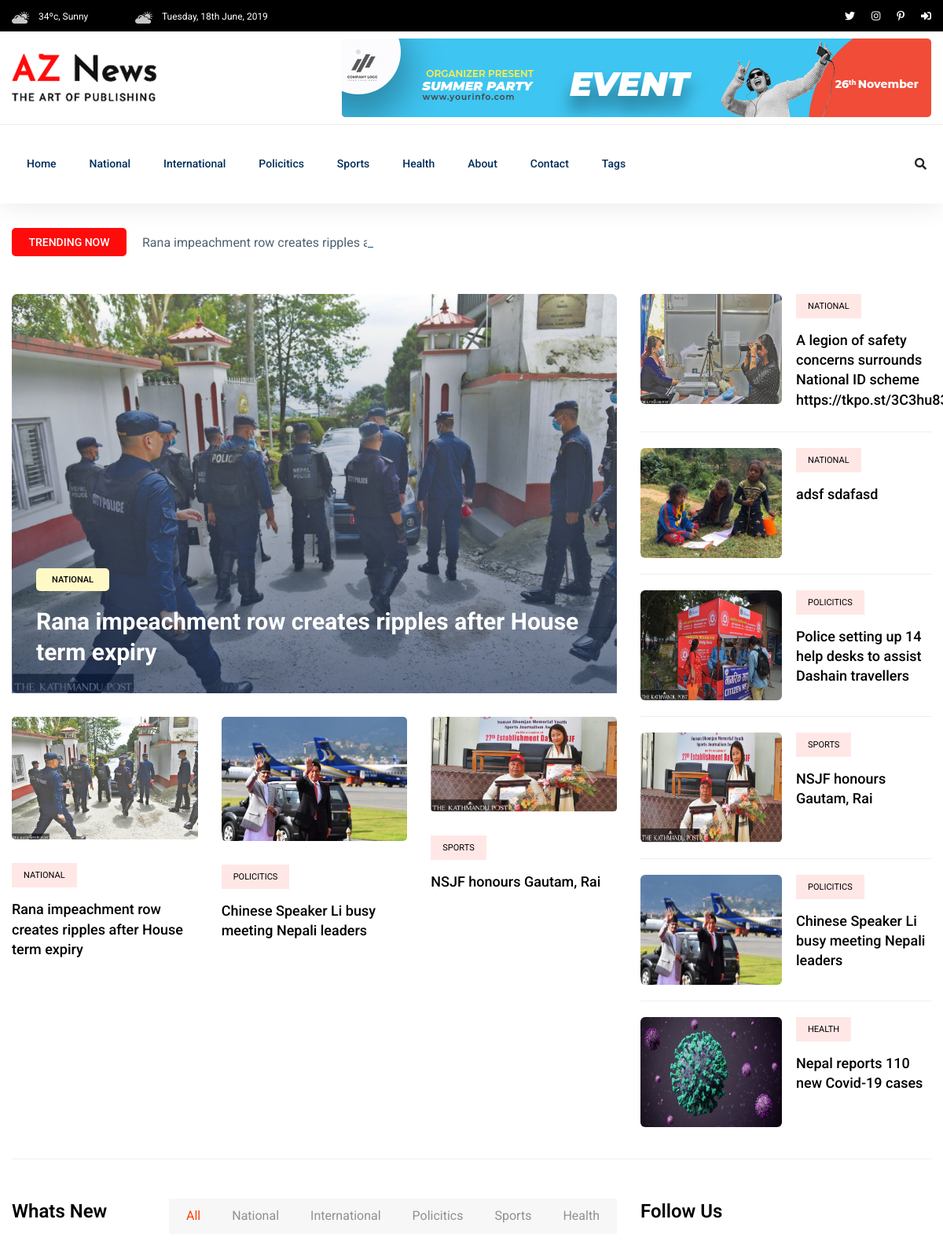
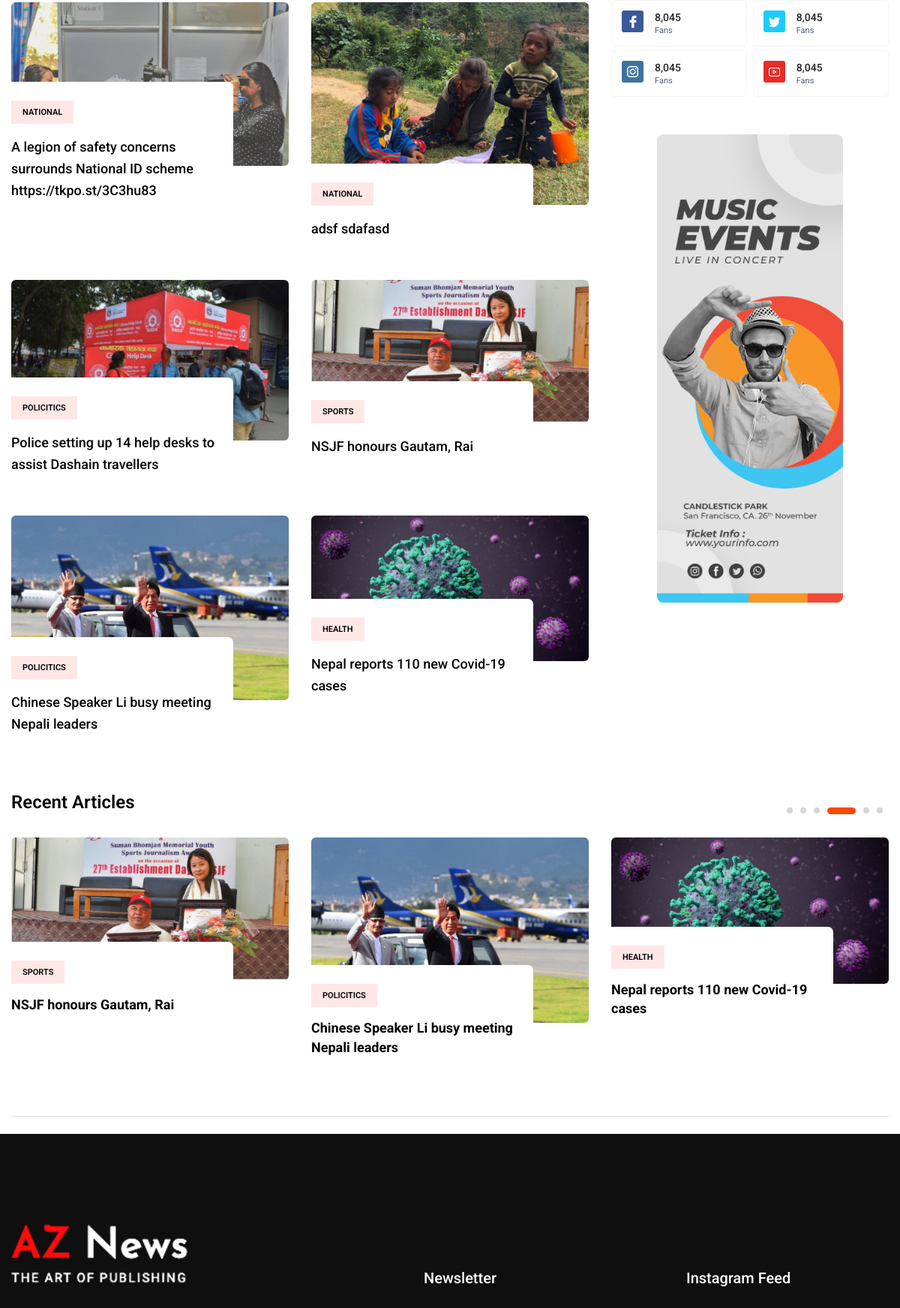
The page / (upper part) on the database its author committed (2 pictures, top to bottom).
### personal_blog/models.py (models this page shows, shortened)
class TimeStampModel(models.Model):
    created_at = models.DateTimeField(auto_now_add=True)
    updated_at = models.DateTimeField(auto_now=True)
    class Meta:
        abstract = True  # does not create table for TimeStampModel

class Category(TimeStampModel):
    name = models.CharField(max_length=30)
    def __str__(self):
        return self.name
    class Meta:
        verbose_name = "Category"
        verbose_name_plural = "Categories"

class Post(TimeStampModel):
    STATUS_CHOICES = [
        ("published", "published"),
        ("unpublished", "unpublished"),
    ]
    title = models.CharField(max_length=256)
    category = models.ForeignKey(
        Category, on_delete=models.CASCADE, blank=False, null=False
    )
    tag = models.ManyToManyField(Tag)
    author = models.ForeignKey("auth.User", on_delete=models.CASCADE)
    featured_image = models.ImageField(upload_to="featured_images/%Y/%m/%d")
    status = models.CharField(
        max_length=15, choices=STATUS_CHOICES, default="unpublished"
    )
    content = models.TextField()
    views_count = models.PositiveIntegerField(default=0)
    published_at = models.DateTimeField(null=True, blank=True)

### personal_blog/views.py (the view)
class HomeView(ListView):
    model = Post
    template_name = "aznews/index.html"
    context_object_name = "posts"
    queryset = Post.objects.filter(status="published").order_by("-published_at")
    paginate_by= PAGINATE_BY
    def get_context_data(self, **kwargs):
        context = super().get_context_data(**kwargs)
        context["top_posts"] = Post.objects.filter(status="published").order_by(
            "-views_count"
        )[:3]
        context["most_viewed"] = (
            Post.objects.filter(status="published").order_by("-views_count").first()
        )
        context["recent_posts"] = Post.objects.filter(status="published").order_by(
            "-published_at"
        )[:6]
        context["weekly_top_posts"] = Post.objects.filter(
            status="published", published_at__gte=one_week_ago
        ).order_by("-views_count")[:6]
        return context

### templates/aznews/index.html
{% extends "aznews/base.html" %}
{% block content %}
  {% include "aznews/main/main.html" %}
{% endblock content %}

### templates/aznews/header/header_bottom.html (shortened to what this page needs)
{% load static %}
<div class="header-bottom header-sticky">
  <div class="container">
    <div class="row align-items-center">
      <div class="col-xl-10 col-lg-10 col-md-12 header-flex">
        <div class="main-menu d-none d-md-block">
          <nav>
            <ul id="navigation">
              <li>
                <a href="/">Home</a>
              </li>
              {% for category in categories  %}
                <li>
                  <a href="{% url 'post-by-category' category.pk %}">{{ category.name }}</a>
                </li>
              {% endfor %}
              <li>
                <a href="{% url 'about' %}">About</a>
              </li>
              <li>
                <a href="{% url 'contact' %}">Contact</a>
              </li>
              <li>
                <a href="#">Tags</a>
              </li>
            </ul>
          </nav>
        </div>
      </div>
      <div class="col-xl-2 col-lg-2 col-md-4">
        <div class="header-right-btn f-right d-none d-lg-block">
          <i class="fas fa-search special-tag"></i>
        </div>
      </div>
      <div class="col-12">
      </div>
    </div>
  </div>
</div>

### templates/aznews/main/trending/trending_title.html
<div class="row">
  <div class="col-lg-12">
    <div class="trending-tittle">
      <strong>Trending now</strong>
      <div class="trending-animated">
        <ul id="js-news" class="js-hidden">
          {% for top_post in top_posts %}
            <li class="news-item">{{ top_post.title }}</li>
          {% endfor %}
        </ul>
      </div>
    </div>
  </div>
</div>

### templates/aznews/main/trending/trending_left.html
<div class="col-lg-8">
  <div class="trending-top mb-30">
    <div class="trend-top-img">
      <img src="{{ most_viewed.featured_image.url }}" alt="">
      <div class="trend-top-cap">
        <span>{{ most_viewed.category.name }}</span>
        <h2>
          <a href="{% url 'post-detail' most_viewed.pk %}">{{ most_viewed.title }}</a>
        </h2>
      </div>
    </div>
  </div>
  <div class="trending-bottom">
    <div class="row">
      {% for top_post in top_posts %}
        <div class="col-lg-4">
          <div class="single-bottom mb-35">
            <div class="trend-bottom-img mb-30">
              <img src="{{ top_post.featured_image.url }}" alt="">
            </div>
            <div class="trend-bottom-cap">
              <span class="color1">{{ top_post.category.name }}</span>
              <h4>
                <a href="{% url 'post-detail' top_post.pk %}">{{ top_post.title }}</a>
              </h4>
            </div>
          </div>
        </div>
      {% endfor %}
    </div>
  </div>
</div>

### templates/aznews/main/trending/trending_right.html
<div class="col-lg-4">
  {% for recent_post in recent_posts %}
    <div class="trand-right-single d-flex">
      <div class="trand-right-img">
        <img src="{{ recent_post.featured_image.url }}"
             alt="{{ recent_post.title }}"
             width="180px"
             height="140px">
      </div>
      <div class="trand-right-cap">
        <span class="color1">{{ recent_post.category.name }}</span>
        <h4>
          <a href="{% url 'post-detail' recent_post.pk %}">{{ recent_post.title }}</a>
        </h4>
      </div>
    </div>
  {% endfor %}
</div>

### templates/aznews/main/whats_new.html (shortened to what this page needs)
{% load static %}
<section class="whats-news-area pt-50 pb-20">
  <div class="container">
    <div class="row">
      <div class="col-lg-8">
        <div class="row d-flex justify-content-between">
          <div class="col-lg-3 col-md-3">
            <div class="section-tittle mb-30">
              <h3>Whats New</h3>
            </div>
          </div>
          <div class="col-lg-9 col-md-9">
            <div class="properties__button">
              <nav>
                <div class="nav nav-tabs" id="nav-tab" role="tablist">
                  <a class="nav-item nav-link active"
                     id="nav-home-tab"
                     data-toggle="tab"
                     href="#nav-home"
                     role="tab"
                     aria-controls="nav-home"
                     aria-selected="true">All</a>
                  {% for category in categories  %}
                    <a class="nav-item nav-link"
                       id="nav-{{ category.name }}-tab"
                       data-toggle="tab"
                       href="#nav-{{ category.name }}"
                       role="tab"
                       aria-controls="nav-{{ category.name }}"
                       aria-selected="false">{{ category.name }}</a>
                  {% endfor %}
                </div>
              </nav>
            </div>
          </div>
        </div>
        <div class="row">
          <div class="col-12">
            <div class="tab-content" id="nav-tabContent">
              <div class="tab-pane fade show active"
                   id="nav-home"
                   role="tabpanel"
                   aria-labelledby="nav-home-tab">
                <div class="whats-news-caption">
                  <div class="row">
                    {% for recent_post in recent_posts %}
                      <div class="col-lg-6 col-md-6">
                        <div class="single-what-news mb-100">
                          <div class="what-img">
                            <img src="{{ recent_post.featured_image.url }}"
                                 alt="{{ recent_post.title }}">
                          </div>
                          <div class="what-cap">
                            <span class="color1">{{ recent_post.category.name }}</span>
                            <h4>
                              <a href="{% url 'post-detail' recent_post.pk %}">{{ recent_post.title }}</a>
                            </h4>
                          </div>
                        </div>
                      </div>
                    {% endfor %}
                  </div>
                </div>
              </div>
            </div>
          </div>
        </div>
      </div>
      <div class="col-lg-4">
        <div class="section-tittle mb-40">
          <h3>Follow Us</h3>
        </div>
        <div class="single-follow mb-45">
          <div class="single-box">
            <div class="follow-us d-flex align-items-center">
              <div class="follow-social">
                <a href="#">
                  <img src="{% static 'aznews/assets/img/news/icon-fb.png' %}" alt="">
                </a>
              </div>
              <div class="follow-count">
                <span>8,045</span>
                <p>Fans</p>
              </div>
            </div>
            <div class="follow-us d-flex align-items-center">
              <div class="follow-social">
                <a href="#">
                  <img src="{% static 'aznews/assets/img/news/icon-tw.png' %}" alt="">
                </a>
              </div>
              <div class="follow-count">
                <span>8,045</span>
                <p>Fans</p>
              </div>
            </div>
            <div class="follow-us d-flex align-items-center">
              <div class="follow-social">
                <a href="#">
                  <img src="{% static 'aznews/assets/img/news/icon-ins.png' %}" alt="">
                </a>
              </div>
              <div class="follow-count">
                <span>8,045</span>
                <p>Fans</p>
              </div>
            </div>
            <div class="follow-us d-flex align-items-center">
              <div class="follow-social">
                <a href="#">
                  <img src="{% static 'aznews/assets/img/news/icon-yo.png' %}" alt="">
                </a>
              </div>
              <div class="follow-count">
                <span>8,045</span>
                <p>Fans</p>
              </div>
            </div>
          </div>
        </div>
        <div class="news-poster d-none d-lg-block">
          <img src="{% static 'aznews/assets/img/news/news_card.jpg' %}" alt="">
        </div>
      </div>
    </div>
  </div>
</section>

### templates/aznews/main/recent.html
{% load static %}
<div class="recent-articles">
  <div class="container">
    <div class="recent-wrapper">
      <div class="row">
        <div class="col-lg-12">
          <div class="section-tittle mb-30">
            <h3>Recent Articles</h3>
          </div>
        </div>
      </div>
      <div class="row">
        <div class="col-12">
          <div class="recent-active dot-style d-flex dot-style">
            {% for recent_post in recent_posts %}
              <div class="single-recent mb-100">
                <div class="what-img">
                  <img src="{{ recent_post.featured_image.url }}"
                       alt="{{ recent_post.title }}">
                </div>
                <div class="what-cap">
                  <span class="color1">{{ recent_post.category.name }}</span>
                  <h4>
                    <a href="{% url 'post-detail' recent_post.pk %}">{{ recent_post.title }}</a>
                  </h4>
                </div>
              </div>
            {% endfor %}
          </div>
        </div>
      </div>
    </div>
  </div>
</div>

### rows shown on the page
Category: name "National"
Category: name "International"
Category: name "Policitics"
Category: name "Sports"
Category: name "Health"
Post: title "Rana impeachment row creates ripples after House term expiry", featured_image (picture), category.name "NATIONAL"
Post: featured_image (picture), category.name "POLICITICS", title "Chinese Speaker Li busy meeting Nepali leaders"
Post: featured_image (picture), category.name "SPORTS", title "NSJF honours Gautam, Rai"
Post: featured_image (picture), category.name "NATIONAL", title "A legion of safety concerns surrounds National ID scheme…", title "A legion of safety concerns surrounds National ID scheme https://tkpo.st/3C3hu83"
Post: featured_image (picture), category.name "NATIONAL", title "adsf sdafasd"
Post: featured_image (picture), category.name "POLICITICS", title "Police setting up 14 help desks to assist Dashain travellers"
Post: featured_image (picture), category.name "HEALTH", title "Nepal reports 110 new Covid-19 cases"
